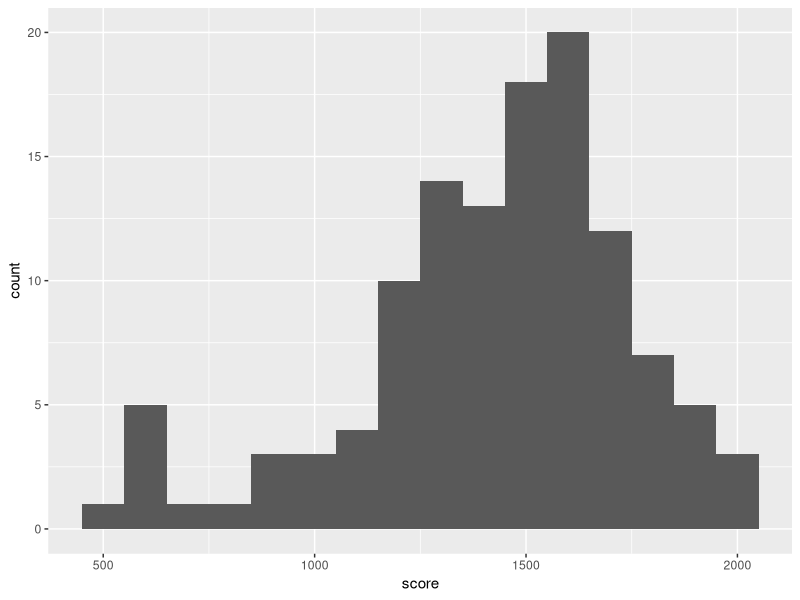
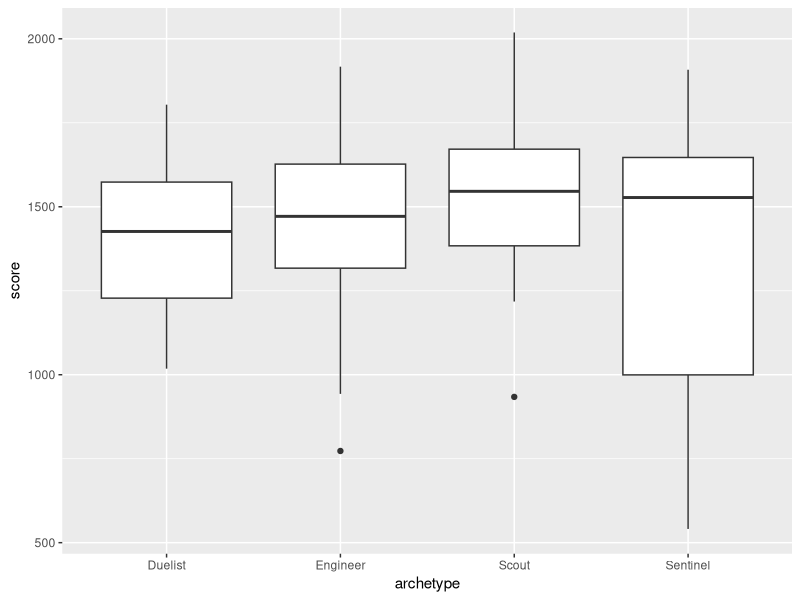
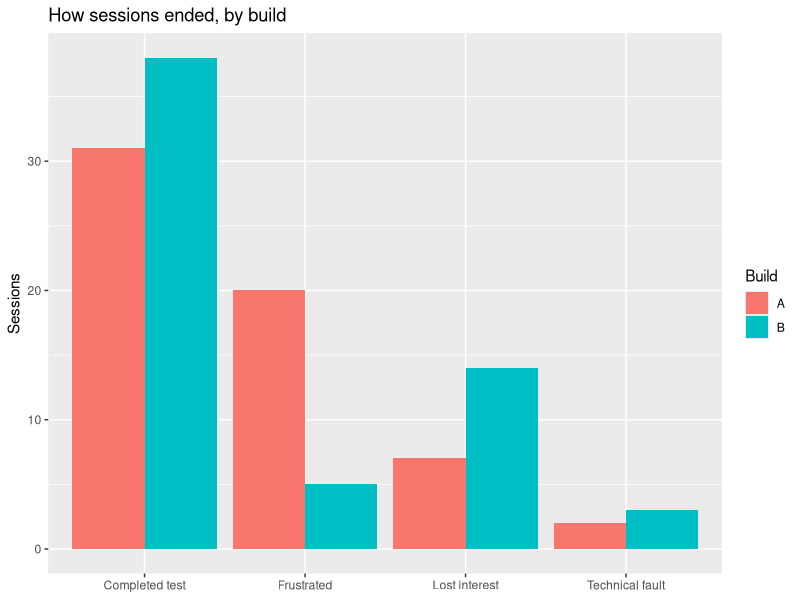
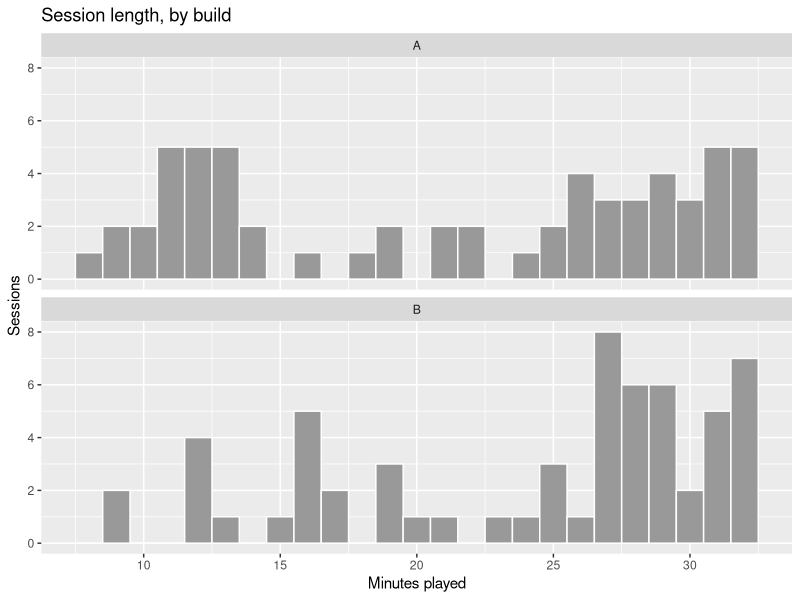
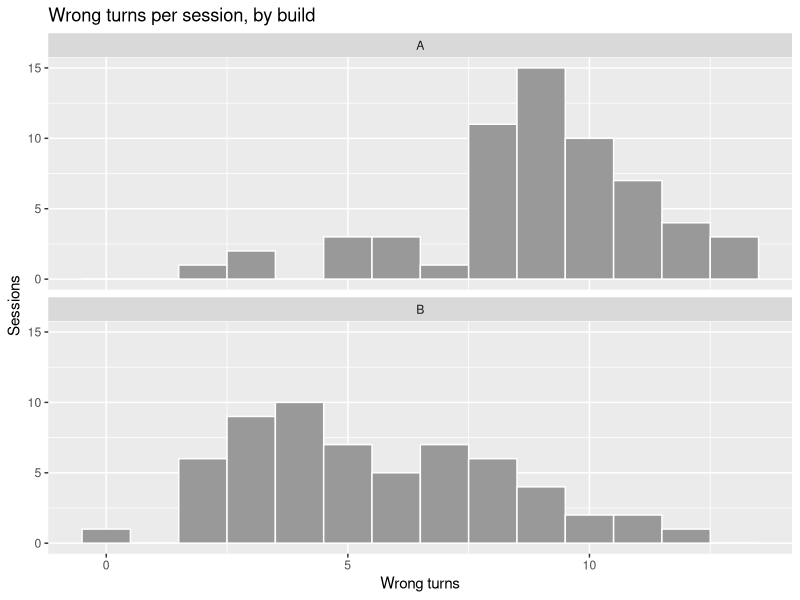
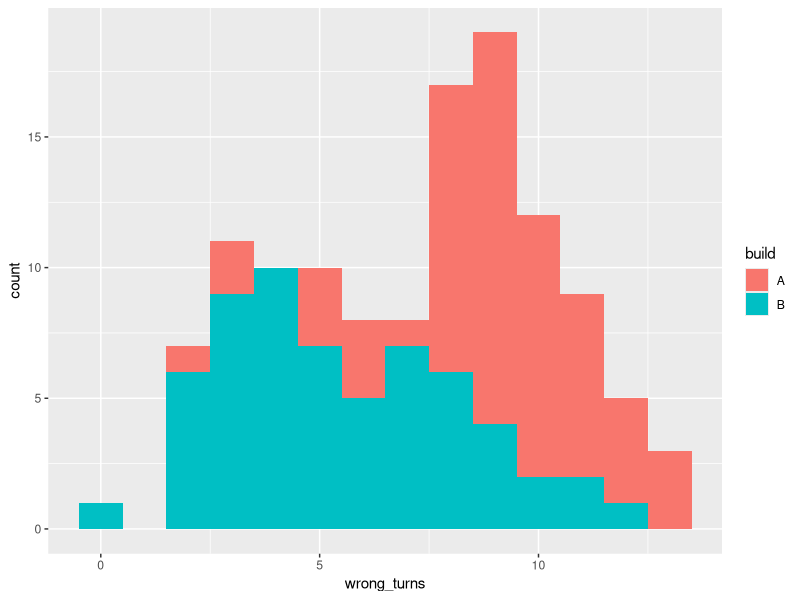
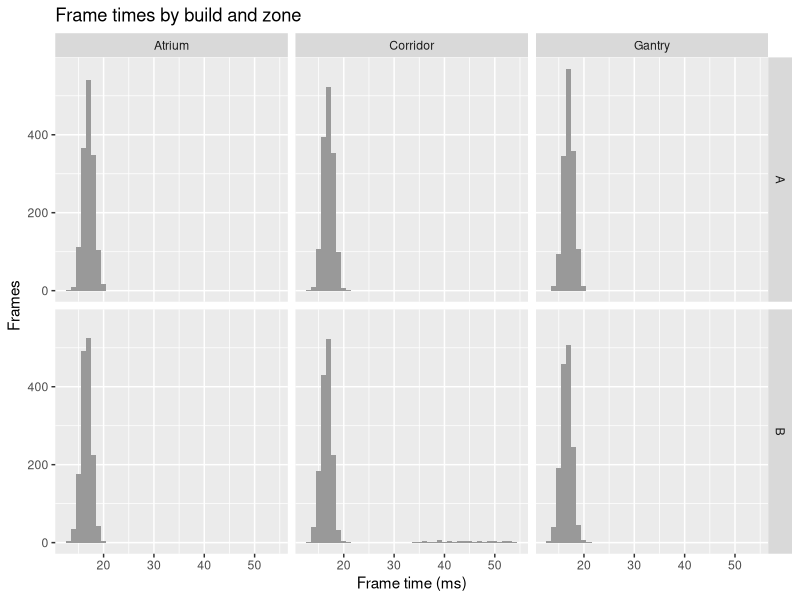

The R script that drew these images, in order:
## ---- chunk 1
#| label: setup
library(readr)
library(dplyr)
library(ggplot2)

sessions <- read_csv("data/tidebreak_sessions.csv", show_col_types = FALSE)
paired   <- read_csv("data/tidebreak_paired.csv", show_col_types = FALSE)
frames   <- read_csv("data/tidebreak_frame_times.csv", show_col_types = FALSE)

nrow(sessions)
nrow(paired)
## ---- chunk 2
#| label: ex01
ggplot(sessions, aes(x = score)) +
  geom_histogram(binwidth = 100)
## ---- chunk 3
#| label: ex02
ggplot(sessions, aes(x = archetype, y = score)) +
  geom_boxplot()
## ---- chunk 4
#| label: ex03
ggplot(sessions, aes(x = quit_reason, fill = build)) +
  geom_bar(position = "dodge") +
  labs(title = "How sessions ended, by build",
       x = NULL, y = "Sessions", fill = "Build")
## ---- chunk 5
#| label: ex04
#| fig-height: 5
ggplot(sessions, aes(x = session_minutes)) +
  geom_histogram(binwidth = 1, fill = "grey60", colour = "white") +
  facet_wrap(~ build, ncol = 1) +
  labs(title = "Session length, by build", x = "Minutes played", y = "Sessions")
## ---- chunk 6
#| label: ex04-check
#| echo: false
early <- function(b) sum(sessions$build == b &
                         sessions$session_minutes > 11 & sessions$session_minutes <= 13)
## ---- chunk 7
#| label: ex05-facet
#| fig-height: 4
ggplot(sessions, aes(x = wrong_turns)) +
  geom_histogram(binwidth = 1, fill = "grey60", colour = "white") +
  facet_wrap(~ build, ncol = 1) +
  labs(title = "Wrong turns per session, by build",
       x = "Wrong turns", y = "Sessions")
## ---- chunk 8
#| label: ex05-stacked
ggplot(sessions, aes(x = wrong_turns, fill = build)) +
  geom_histogram(binwidth = 1)
## ---- chunk 9
#| label: ex06
sessions %>%
  group_by(build) %>%
  summarise(n      = n(),
            mean   = mean(wrong_turns),
            median = median(wrong_turns),
            sd     = sd(wrong_turns),
            iqr    = IQR(wrong_turns))
## ---- chunk 10
#| label: ex07
result <- t.test(wrong_turns ~ build, data = sessions)
result

result$estimate
result$conf.int
result$p.value
## ---- chunk 11
#| label: ex08
paired_test   <- t.test(paired$wrong_turns_a, paired$wrong_turns_b, paired = TRUE)
unpaired_test <- t.test(paired$wrong_turns_a, paired$wrong_turns_b)

paired_test$conf.int
unpaired_test$conf.int

diff(paired_test$conf.int)
diff(unpaired_test$conf.int)
## ---- chunk 12
#| label: ex09
enjoy <- t.test(enjoyment ~ build, data = sessions)
items <- t.test(items_collected ~ build, data = sessions)

enjoy$conf.int
items$conf.int

tapply(sessions$items_collected, sessions$build, mean)
## ---- chunk 13
#| label: ex10-setup
#| include: false
tt_min  <- t.test(session_minutes ~ build, data = sessions)
not_fr  <- sessions[sessions$quit_reason != "Frustrated", ]
tt_nf   <- t.test(session_minutes ~ build, data = not_fr)
fr_med  <- tapply(sessions$session_minutes[sessions$quit_reason == "Frustrated"],
                  sessions$build[sessions$quit_reason == "Frustrated"], median)
stopifnot(tt_min$p.value < 0.05, diff(tt_min$estimate) > 0,
          tt_nf$p.value > 0.2, abs(diff(fr_med)) < 1)
## ---- chunk 14
#| label: ex10
not_frustrated <- sessions[sessions$quit_reason != "Frustrated", ]
t.test(session_minutes ~ build, data = not_frustrated)

frustrated <- sessions[sessions$quit_reason == "Frustrated", ]
tapply(frustrated$session_minutes, frustrated$build, median)
## ---- chunk 15
#| label: ex11
per_player <- aggregate(wrong_turns ~ player_id + build, data = sessions, FUN = mean)
player_test <- t.test(wrong_turns ~ build, data = per_player)

player_test$conf.int
result$conf.int
paired_test$conf.int
## ---- chunk 16
#| label: challenge
# 1. Navigation: the question Build B was built to answer
t.test(wrong_turns ~ build, data = sessions)

# 2. Did players stay and finish?
table(sessions$build, sessions$quit_reason)
tapply(sessions$completed, sessions$build, mean)

# 3. Did anything get worse?
t.test(enjoyment ~ build, data = sessions)
t.test(score ~ build, data = sessions)

# 4. Performance, which nobody asked about
frames %>%
  group_by(build) %>%
  summarise(fps = 1000 / mean(ms), p99 = quantile(ms, 0.99))

ggplot(frames, aes(x = ms)) +
  geom_histogram(binwidth = 1, fill = "grey60") +
  facet_grid(build ~ zone) +
  labs(title = "Frame times by build and zone", x = "Frame time (ms)", y = "Frames")
## ---- chunk 17
#| label: challenge-numbers
#| echo: false
wt   <- t.test(wrong_turns ~ build, data = sessions)
enj  <- t.test(enjoyment ~ build, data = sessions)
scr  <- t.test(score ~ build, data = sessions)
comp <- round(100 * tapply(sessions$completed, sessions$build, mean))
fr   <- table(sessions$build, sessions$quit_reason)[, "Frustrated"]
p99  <- round(tapply(frames$ms, frames$build, quantile, 0.99), 1)
fps  <- round(1000 / tapply(frames$ms, frames$build, mean))
slow <- frames[frames$ms > 1000 / 30, ]
p_fmt <- function(p) if (p < 0.001) "p < 0.001" else paste("p =", round(p, 2))

stopifnot(wt$p.value < 0.001, enj$p.value > 0.5, scr$p.value > 0.5,
          all(slow$build == "B"), all(slow$zone == "Corridor"),
          comp[["B"]] > comp[["A"]], fr[["B"]] < fr[["A"]],
          fps[["A"]] == fps[["B"]], p99[["B"]] > p99[["A"]])
## ---- chunk 18
#| label: appendix-ttest
t.test(wrong_turns ~ build, data = sessions)
